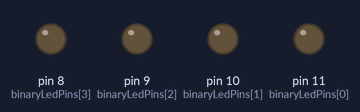
Bench run of a sketch on a simulated Arduino Uno, built with avr-gcc and run on an emulated ATmega328P. Shown: output pins drawn as LEDs (lit = HIGH).

Above: at 0.1 s.
At 4.6 s:
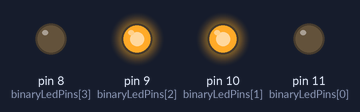
At 9.8 s:
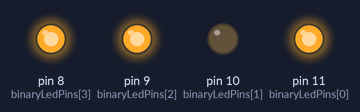
At 19.6 s:
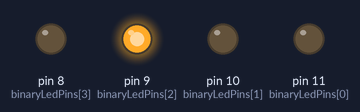
At 29.3 s:
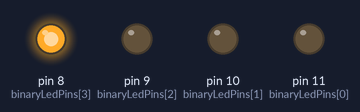
At 39.1 s:
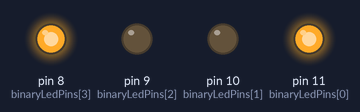
Timing chart, 0 to 40.0 s (numbered marks = the images above):
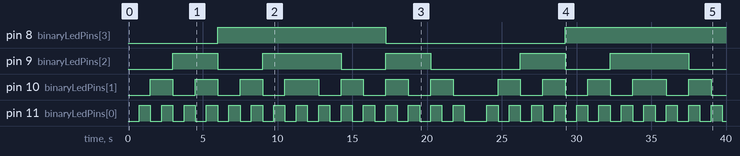

The sketch:

sketch_sep16c.ino
```cpp
/*
  B-2: Four-LED Binary Counter

  Wiring:
    D8  -> 330 ohm resistor -> red LED    (bit 3 / value 8)
    D9  -> 330 ohm resistor -> yellow LED (bit 2 / value 4)
    D10 -> 330 ohm resistor -> green LED  (bit 1 / value 2)
    D11 -> 330 ohm resistor -> white LED   (bit 0 / value 1)

  Every LED cathode (short leg) connects to Arduino GND.

  The LEDs count:
    0 (0000) upward to 15 (1111),
    then downward to 0 (0000),
    and repeat.
*/

// Store the pins in order from least-significant bit to most-significant bit.
// Index 0 represents bit 0 (value 1).
// Index 3 represents bit 3 (value 8).
const int binaryLedPins[4] = {11, 10, 9, 8};

// Time to display each binary number, in milliseconds.
const int countDelay = 750;


void setup() {
  // Configure all four LED pins as outputs.
  for (int index = 0; index < 4; index++) {
    pinMode(binaryLedPins[index], OUTPUT);
  }

  // Begin with 0 displayed: 0000.
  displayBinaryNumber(0);
}


void loop() {
  // Count upward from 0 (0000) to 15 (1111).
  for (int number = 0; number <= 15; number++) {
    displayBinaryNumber(number);
    delay(countDelay);
  }

  // Count back down from 14 to 0.
  // Start at 14 so that 15 is not displayed twice in a row.
  for (int number = 14; number >= 0; number--) {
    displayBinaryNumber(number);
    delay(countDelay);
  }
}


/*
  Displays a number from 0 to 15 in binary using four LEDs.

  The expression:
      number & (1 << bitPosition)

  checks whether a particular binary bit is 1.

  Examples:
    number = 5 -> binary 0101
    bit 0 = 1 -> white LED on
    bit 1 = 0 -> green LED off
    bit 2 = 1 -> yellow LED on
    bit 3 = 0 -> red LED off
*/
void displayBinaryNumber(int number) {
  // Check each of the four bit positions: 0, 1, 2, and 3.
  for (int bitPosition = 0; bitPosition < 4; bitPosition++) {
    // If the selected bit equals 1, turn its LED on.
    if (number & (1 << bitPosition)) {
      digitalWrite(binaryLedPins[bitPosition], HIGH);
    } else {
      // Otherwise, turn its LED off.
      digitalWrite(binaryLedPins[bitPosition], LOW);
    }
  }
}
```

Measured:
- by itself, pin 8 (binaryLedPins[3]): LOW → HIGH at 6.0 s, → LOW 11.3 s later, → HIGH 12.0 s later
- by itself, pin 9 (binaryLedPins[2]): LOW → HIGH at 3.0 s, → LOW 3.0 s later, → HIGH 3.0 s later, → LOW 5.3 s later, … (10 changes in this stretch)
- by itself, pin 10 (binaryLedPins[1]): LOW → HIGH at 1.5 s, → LOW 1.5 s later, → HIGH 1.5 s later, → LOW 1.5 s later, … (24 changes in this stretch)
- by itself, pin 11 (binaryLedPins[0]): goes 14 × (HIGH 0.75 s, LOW 0.75 s), HIGH 0.75 s, LOW 1.5 s, 10 × (HIGH 0.75 s, LOW 0.75 s), HIGH 0.75 s, then LOW
